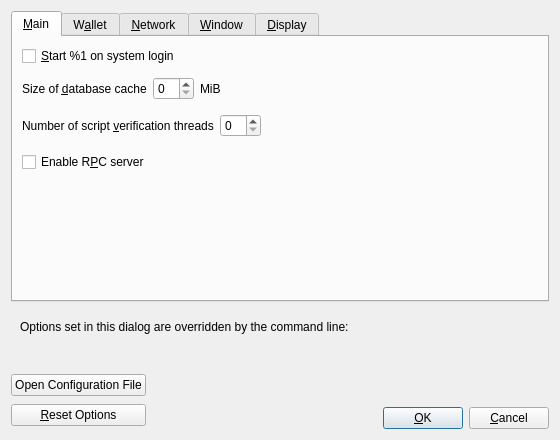
<?xml version="1.0" encoding="UTF-8"?>
<ui version="4.0">
 <class>OptionsDialog</class>
 <widget class="QDialog" name="OptionsDialog">
  <property name="geometry">
   <rect>
    <x>0</x>
    <y>0</y>
    <width>560</width>
    <height>440</height>
   </rect>
  </property>
  <property name="windowTitle">
   <string>Options</string>
  </property>
  <property name="modal">
   <bool>true</bool>
  </property>
  <layout class="QVBoxLayout" name="verticalLayout">
   <item>
    <widget class="QTabWidget" name="tabWidget">
     <property name="currentIndex">
      <number>0</number>
     </property>
     <widget class="QWidget" name="tabMain">
      <attribute name="title">
       <string>&amp;Main</string>
      </attribute>
      <layout class="QVBoxLayout" name="verticalLayout_Main">
       <item>
        <widget class="QCheckBox" name="bitcoinAtStartup">
         <property name="toolTip">
          <string>Automatically start %1 after logging in to the system.</string>
         </property>
         <property name="text">
          <string>&amp;Start %1 on system login</string>
         </property>
        </widget>
       </item>
       <item>
        <spacer name="horizontalSpacer_0_Main">
         <property name="orientation">
          <enum>Qt::Horizontal</enum>
         </property>
         <property name="sizeHint" stdset="0">
          <size>
           <width>40</width>
           <height>5</height>
          </size>
         </property>
        </spacer>
       </item>
       <item>
        <layout class="QHBoxLayout" name="horizontalLayout_2_Main">
         <item>
          <widget class="QLabel" name="databaseCacheLabel">
           <property name="toolTip">
            <string extracomment="Tooltip text for Options window setting that sets the size of the database cache. Explains the corresponding effects of increasing/decreasing this value.">Maximum database cache size. Make sure you have enough RAM. A larger cache can contribute to faster sync, after which the benefit is less pronounced for most use cases. Lowering the cache size will reduce memory usage. Unused mempool memory is shared for this cache.</string>
           </property>
           <property name="text">
            <string>Size of &amp;database cache</string>
           </property>
           <property name="textFormat">
            <enum>Qt::PlainText</enum>
           </property>
           <property name="buddy">
            <cstring>databaseCache</cstring>
           </property>
          </widget>
         </item>
         <item>
          <widget class="QSpinBox" name="databaseCache"/>
         </item>
         <item>
          <widget class="QLabel" name="databaseCacheUnitLabel">
           <property name="text">
            <string>MiB</string>
           </property>
           <property name="textFormat">
            <enum>Qt::PlainText</enum>
           </property>
          </widget>
         </item>
         <item>
          <spacer name="horizontalSpacer_2_Main">
           <property name="orientation">
            <enum>Qt::Horizontal</enum>
           </property>
           <property name="sizeHint" stdset="0">
            <size>
             <width>40</width>
             <height>20</height>
            </size>
           </property>
          </spacer>
         </item>
        </layout>
       </item>
       <item>
        <layout class="QHBoxLayout" name="horizontalLayout_Main_VerifyLabel">
         <item>
          <widget class="QLabel" name="threadsScriptVerifLabel">
           <property name="toolTip">
            <string extracomment="Tooltip text for Options window setting that sets the number of script verification threads. Explains that negative values mean to leave these many cores free to the system.">Set the number of script verification threads. Negative values correspond to the number of cores you want to leave free to the system.</string>
           </property>
           <property name="text">
            <string>Number of script &amp;verification threads</string>
           </property>
           <property name="textFormat">
            <enum>Qt::PlainText</enum>
           </property>
           <property name="buddy">
            <cstring>threadsScriptVerif</cstring>
           </property>
          </widget>
         </item>
         <item>
          <widget class="QSpinBox" name="threadsScriptVerif">
           <property name="toolTip">
            <string>(0 = auto, &lt;0 = leave that many cores free)</string>
           </property>
          </widget>
         </item>
         <item>
          <spacer name="horizontalSpacer_Main_Threads">
           <property name="orientation">
            <enum>Qt::Horizontal</enum>
           </property>
           <property name="sizeHint" stdset="0">
            <size>
             <width>40</width>
             <height>40</height>
            </size>
           </property>
          </spacer>
         </item>
        </layout>
       </item>
       <item>
        <widget class="QCheckBox" name="enableServer">
         <property name="toolTip">
          <string extracomment="Tooltip text for Options window setting that enables the RPC server.">This allows you or a third party tool to communicate with the node through command-line and JSON-RPC commands.</string>
         </property>
         <property name="text">
          <string extracomment="An Options window setting to enable the RPC server.">Enable R&amp;PC server</string>
         </property>
        </widget>
       </item>
       <item>
        <spacer name="verticalSpacer_Main">
         <property name="orientation">
          <enum>Qt::Vertical</enum>
         </property>
         <property name="sizeHint" stdset="0">
          <size>
           <width>20</width>
           <height>40</height>
          </size>
         </property>
        </spacer>
       </item>
      </layout>
     </widget>
     <widget class="QWidget" name="tabWallet">
      <attribute name="title">
       <string>W&amp;allet</string>
      </attribute>
      <layout class="QVBoxLayout" name="verticalLayout_Wallet">
       <item>
        <widget class="QCheckBox" name="subFeeFromAmount">
         <property name="toolTip">
          <string extracomment="Tooltip text for Options window setting that sets subtracting the fee from a sending amount as default.">Whether to set subtract fee from amount as default or not.</string>
         </property>
         <property name="text">
          <string extracomment="An Options window setting to set subtracting the fee from a sending amount as default.">Subtract &amp;fee from amount by default</string>
         </property>
        </widget>
       </item>
       <item>
        <widget class="QGroupBox" name="groupBox">
         <property name="title">
          <string>Expert</string>
         </property>
         <layout class="QVBoxLayout" name="verticalLayout_2">
          <item>
           <widget class="QCheckBox" name="coinControlFeatures">
            <property name="toolTip">
             <string>Whether to show coin control features or not.</string>
            </property>
            <property name="text">
             <string>Enable coin &amp;control features</string>
            </property>
           </widget>
          </item>
          <item>
           <widget class="QCheckBox" name="spendZeroConfChange">
            <property name="toolTip">
             <string>If you disable the spending of unconfirmed change, the change from a transaction cannot be used until that transaction has at least one confirmation. This also affects how your balance is computed.</string>
            </property>
            <property name="text">
             <string>&amp;Spend unconfirmed change</string>
            </property>
           </widget>
          </item>
          <item>
           <widget class="QCheckBox" name="m_enable_psbt_controls">
            <property name="text">
             <string extracomment="An options window setting to enable PSBT controls.">Enable &amp;PSBT controls</string>
            </property>
            <property name="toolTip">
             <string extracomment="Tooltip text for options window setting that enables PSBT controls.">Whether to show PSBT controls.</string>
            </property>
           </widget>
          </item>
         </layout>
        </widget>
       </item>
       <item>
        <widget class="QGroupBox" name="groupBoxHww">
         <property name="title">
          <string>External Signer (e.g. hardware wallet)</string>
         </property>
         <layout class="QVBoxLayout" name="verticalLayoutHww">
          <item>
           <layout class="QHBoxLayout" name="horizontalLayoutHww">
            <item>
             <widget class="QLabel" name="externalSignerPathLabel">
              <property name="text">
               <string>&amp;External signer script path</string>
              </property>
              <property name="buddy">
               <cstring>externalSignerPath</cstring>
              </property>
             </widget>
            </item>
            <item>
             <widget class="QLineEdit" name="externalSignerPath">
              <property name="toolTip">
               <string>Full path to a %1 compatible script (e.g. C:\Downloads\hwi.exe or /Users/you/Downloads/hwi.py). Beware: malware can steal your coins!</string>
              </property>
             </widget>
            </item>
           </layout>
          </item>
         </layout>
        </widget>
       </item>
       <item>
        <spacer name="verticalSpacer_Wallet">
         <property name="orientation">
          <enum>Qt::Vertical</enum>
         </property>
         <property name="sizeHint" stdset="0">
          <size>
           <width>20</width>
           <height>40</height>
          </size>
         </property>
        </spacer>
       </item>
      </layout>
     </widget>
     <widget class="QWidget" name="tabNetwork">
      <attribute name="title">
       <string>&amp;Network</string>
      </attribute>
      <layout class="QVBoxLayout" name="verticalLayout_Network">
       <item>
        <widget class="QCheckBox" name="mapPortNatpmp">
         <property name="toolTip">
          <string>Automatically open the Riecoin client port on the router. This only works when your router supports PCP or NAT-PMP and it is enabled. The external port could be random.</string>
         </property>
         <property name="text">
          <string>Map port using PCP or NA&amp;T-PMP</string>
         </property>
        </widget>
       </item>
       <item>
        <widget class="QCheckBox" name="allowIncoming">
         <property name="toolTip">
          <string>Accept connections from outside.</string>
         </property>
         <property name="text">
          <string>Allow incomin&amp;g connections</string>
         </property>
        </widget>
       </item>
       <item>
        <widget class="QCheckBox" name="connectSocks">
         <property name="toolTip">
          <string>Connect to the Riecoin network through a SOCKS5 proxy.</string>
         </property>
         <property name="text">
          <string>&amp;Connect through SOCKS5 proxy (default proxy):</string>
         </property>
        </widget>
       </item>
       <item>
        <layout class="QHBoxLayout" name="horizontalLayout_1_Network">
         <item>
          <widget class="QLabel" name="proxyIpLabel">
           <property name="text">
            <string>Proxy &amp;IP:</string>
           </property>
           <property name="textFormat">
            <enum>Qt::PlainText</enum>
           </property>
           <property name="buddy">
            <cstring>proxyIp</cstring>
           </property>
          </widget>
         </item>
         <item>
          <widget class="QValidatedLineEdit" name="proxyIp">
           <property name="minimumSize">
            <size>
             <width>140</width>
             <height>0</height>
            </size>
           </property>
           <property name="maximumSize">
            <size>
             <width>140</width>
             <height>16777215</height>
            </size>
           </property>
           <property name="toolTip">
            <string>IP address of the proxy (e.g. IPv4: 127.0.0.1 / IPv6: ::1)</string>
           </property>
          </widget>
         </item>
         <item>
          <widget class="QLabel" name="proxyPortLabel">
           <property name="text">
            <string>&amp;Port:</string>
           </property>
           <property name="textFormat">
            <enum>Qt::PlainText</enum>
           </property>
           <property name="buddy">
            <cstring>proxyPort</cstring>
           </property>
          </widget>
         </item>
         <item>
          <widget class="QLineEdit" name="proxyPort">
           <property name="minimumSize">
            <size>
             <width>55</width>
             <height>0</height>
            </size>
           </property>
           <property name="maximumSize">
            <size>
             <width>55</width>
             <height>16777215</height>
            </size>
           </property>
           <property name="toolTip">
            <string>Port of the proxy (e.g. 9050)</string>
           </property>
          </widget>
         </item>
         <item>
          <spacer name="horizontalSpacer_1_Network">
           <property name="orientation">
            <enum>Qt::Horizontal</enum>
           </property>
           <property name="sizeHint" stdset="0">
            <size>
             <width>40</width>
             <height>20</height>
            </size>
           </property>
          </spacer>
         </item>
        </layout>
       </item>
       <item>
        <layout class="QHBoxLayout" name="horizontalLayout_2_Network">
         <item>
          <widget class="QLabel" name="proxyActiveNets">
           <property name="text">
            <string>Used for reaching peers via:</string>
           </property>
           <property name="textFormat">
            <enum>Qt::PlainText</enum>
           </property>
          </widget>
         </item>
         <item>
          <widget class="QCheckBox" name="proxyReachIPv4">
           <property name="enabled">
            <bool>false</bool>
           </property>
           <property name="toolTip">
            <string>Shows if the supplied default SOCKS5 proxy is used to reach peers via this network type.</string>
           </property>
           <property name="text">
            <string/>
           </property>
          </widget>
         </item>
         <item>
          <widget class="QLabel" name="proxyReachIPv4Label">
           <property name="text">
            <string>IPv4</string>
           </property>
           <property name="textFormat">
            <enum>Qt::PlainText</enum>
           </property>
          </widget>
         </item>
         <item>
          <widget class="QCheckBox" name="proxyReachIPv6">
           <property name="enabled">
            <bool>false</bool>
           </property>
           <property name="toolTip">
            <string>Shows if the supplied default SOCKS5 proxy is used to reach peers via this network type.</string>
           </property>
           <property name="text">
            <string/>
           </property>
          </widget>
         </item>
         <item>
          <widget class="QLabel" name="proxyReachIPv6Label">
           <property name="text">
            <string>IPv6</string>
           </property>
           <property name="textFormat">
            <enum>Qt::PlainText</enum>
           </property>
          </widget>
         </item>
         <item>
          <widget class="QCheckBox" name="proxyReachTor">
           <property name="enabled">
            <bool>false</bool>
           </property>
           <property name="toolTip">
            <string>Shows if the supplied default SOCKS5 proxy is used to reach peers via this network type.</string>
           </property>
           <property name="text">
            <string/>
           </property>
          </widget>
         </item>
         <item>
          <widget class="QLabel" name="proxyReachTorLabel">
           <property name="text">
            <string>Tor</string>
           </property>
           <property name="textFormat">
            <enum>Qt::PlainText</enum>
           </property>
          </widget>
         </item>
         <item>
          <spacer name="horizontalSpacer_2_Network">
           <property name="orientation">
            <enum>Qt::Horizontal</enum>
           </property>
           <property name="sizeHint" stdset="0">
            <size>
             <width>40</width>
             <height>20</height>
            </size>
           </property>
          </spacer>
         </item>
        </layout>
       </item>
       <item>
        <widget class="QCheckBox" name="connectSocksTor">
         <property name="toolTip">
          <string>Connect to the Riecoin network through a separate SOCKS5 proxy for Tor onion services.</string>
         </property>
         <property name="text">
          <string>Use separate SOCKS&amp;5 proxy to reach peers via Tor onion services:</string>
         </property>
        </widget>
       </item>
       <item>
        <layout class="QHBoxLayout" name="horizontalLayout_3_Network">
         <item>
          <widget class="QLabel" name="proxyIpTorLabel">
           <property name="text">
            <string>Proxy &amp;IP:</string>
           </property>
           <property name="textFormat">
            <enum>Qt::PlainText</enum>
           </property>
           <property name="buddy">
            <cstring>proxyIpTor</cstring>
           </property>
          </widget>
         </item>
         <item>
          <widget class="QValidatedLineEdit" name="proxyIpTor">
           <property name="minimumSize">
            <size>
             <width>140</width>
             <height>0</height>
            </size>
           </property>
           <property name="maximumSize">
            <size>
             <width>140</width>
             <height>16777215</height>
            </size>
           </property>
           <property name="toolTip">
            <string>IP address of the proxy (e.g. IPv4: 127.0.0.1 / IPv6: ::1)</string>
           </property>
          </widget>
         </item>
         <item>
          <widget class="QLabel" name="proxyPortTorLabel">
           <property name="text">
            <string>&amp;Port:</string>
           </property>
           <property name="textFormat">
            <enum>Qt::PlainText</enum>
           </property>
           <property name="buddy">
            <cstring>proxyPortTor</cstring>
           </property>
          </widget>
         </item>
         <item>
          <widget class="QLineEdit" name="proxyPortTor">
           <property name="minimumSize">
            <size>
             <width>55</width>
             <height>0</height>
            </size>
           </property>
           <property name="maximumSize">
            <size>
             <width>55</width>
             <height>16777215</height>
            </size>
           </property>
           <property name="toolTip">
            <string>Port of the proxy (e.g. 9050)</string>
           </property>
          </widget>
         </item>
         <item>
          <spacer name="horizontalSpacer_4_Network">
           <property name="orientation">
            <enum>Qt::Horizontal</enum>
           </property>
           <property name="sizeHint" stdset="0">
            <size>
             <width>40</width>
             <height>20</height>
            </size>
           </property>
          </spacer>
         </item>
        </layout>
       </item>
       <item>
        <spacer name="verticalSpacer_Network">
         <property name="orientation">
          <enum>Qt::Vertical</enum>
         </property>
         <property name="sizeHint" stdset="0">
          <size>
           <width>20</width>
           <height>40</height>
          </size>
         </property>
        </spacer>
       </item>
      </layout>
     </widget>
     <widget class="QWidget" name="tabWindow">
      <attribute name="title">
       <string>&amp;Window</string>
      </attribute>
      <layout class="QVBoxLayout" name="verticalLayout_Window">
       <item>
        <widget class="QCheckBox" name="showTrayIcon">
         <property name="toolTip">
          <string>Show the icon in the system tray.</string>
         </property>
         <property name="text">
          <string>&amp;Show tray icon</string>
         </property>
         <property name="checked">
          <bool>true</bool>
         </property>
        </widget>
       </item>
       <item>
        <widget class="QCheckBox" name="minimizeToTray">
         <property name="toolTip">
          <string>Show only a tray icon after minimizing the window.</string>
         </property>
         <property name="text">
          <string>&amp;Minimize to the tray instead of the taskbar</string>
         </property>
        </widget>
       </item>
       <item>
        <widget class="QCheckBox" name="minimizeOnClose">
         <property name="toolTip">
          <string>Minimize instead of exit the application when the window is closed. When this option is enabled, the application will be closed only after selecting Exit in the menu.</string>
         </property>
         <property name="text">
          <string>M&amp;inimize on close</string>
         </property>
        </widget>
       </item>
       <item>
        <spacer name="verticalSpacer_Window">
         <property name="orientation">
          <enum>Qt::Vertical</enum>
         </property>
         <property name="sizeHint" stdset="0">
          <size>
           <width>20</width>
           <height>40</height>
          </size>
         </property>
        </spacer>
       </item>
      </layout>
     </widget>
     <widget class="QWidget" name="tabDisplay">
      <attribute name="title">
       <string>&amp;Display</string>
      </attribute>
      <layout class="QVBoxLayout" name="verticalLayout_Display">
       <item>
        <layout class="QHBoxLayout" name="horizontalLayout_1_Display">
         <item>
          <widget class="QLabel" name="langLabel">
           <property name="text">
            <string>User Interface &amp;language:</string>
           </property>
           <property name="textFormat">
            <enum>Qt::PlainText</enum>
           </property>
           <property name="buddy">
            <cstring>lang</cstring>
           </property>
          </widget>
         </item>
         <item>
          <widget class="QValueComboBox" name="lang">
           <property name="toolTip">
            <string>The user interface language can be set here. This setting will take effect after restarting %1.</string>
           </property>
          </widget>
         </item>
        </layout>
       </item>
       <item>
        <layout class="QHBoxLayout" name="horizontalLayout_3_Display">
         <item>
          <widget class="QLabel" name="thirdPartyTxUrlsLabel">
           <property name="toolTip">
            <string>Third-party URLs (e.g. a block explorer) that appear in the transactions tab as context menu items. %s in the URL is replaced by transaction hash. Multiple URLs are separated by vertical bar |.</string>
           </property>
           <property name="text">
            <string>&amp;Third-party transaction URLs</string>
           </property>
           <property name="buddy">
            <cstring>thirdPartyTxUrls</cstring>
           </property>
          </widget>
         </item>
         <item>
          <widget class="QLineEdit" name="thirdPartyTxUrls">
           <property name="toolTip">
            <string>Third-party URLs (e.g. a block explorer) that appear in the transactions tab as context menu items. %s in the URL is replaced by transaction hash. Multiple URLs are separated by vertical bar |.</string>
           </property>
           <property name="placeholderText">
            <string notr="true">https://example.com/tx/%s</string>
           </property>
          </widget>
         </item>
        </layout>
       </item>
       <item>
        <layout class="QHBoxLayout" name="horizontalLayout_4_Display">
         <item>
          <widget class="QLabel" name="moneyFontLabel">
           <property name="text">
            <string>Font in the Overview tab: </string>
           </property>
           <property name="buddy">
            <cstring>moneyFont</cstring>
           </property>
          </widget>
         </item>
         <item>
          <widget class="QComboBox" name="moneyFont"/>
         </item>
         <item>
          <widget class="QLabel" name="moneyFont_preview">
           <property name="text">
            <string notr="true">111.11111111 BTC
909.09090909 BTC</string>
           </property>
          </widget>
         </item>
        </layout>
       </item>
       <item>
        <spacer name="verticalSpacer_Display">
         <property name="orientation">
          <enum>Qt::Vertical</enum>
         </property>
         <property name="sizeHint" stdset="0">
          <size>
           <width>20</width>
           <height>40</height>
          </size>
         </property>
        </spacer>
       </item>
      </layout>
     </widget>
    </widget>
   </item>
   <item>
    <widget class="QFrame" name="frame">
     <layout class="QVBoxLayout" name="verticalLayout_Bottom">
      <item>
       <layout class="QHBoxLayout" name="horizontalLayout_Bottom">
        <item>
         <widget class="QLabel" name="overriddenByCommandLineInfoLabel">
          <property name="text">
           <string>Options set in this dialog are overridden by the command line:</string>
          </property>
          <property name="textFormat">
           <enum>Qt::PlainText</enum>
          </property>
         </widget>
        </item>
        <item>
         <spacer name="horizontalSpacer_Bottom">
          <property name="orientation">
           <enum>Qt::Horizontal</enum>
          </property>
          <property name="sizeHint" stdset="0">
           <size>
            <width>40</width>
            <height>20</height>
           </size>
          </property>
         </spacer>
        </item>
       </layout>
      </item>
      <item>
       <widget class="QLabel" name="overriddenByCommandLineLabel">
        <property name="text">
         <string/>
        </property>
        <property name="textFormat">
         <enum>Qt::PlainText</enum>
        </property>
        <property name="wordWrap">
         <bool>true</bool>
        </property>
       </widget>
      </item>
     </layout>
    </widget>
   </item>
   <item>
    <layout class="QHBoxLayout" name="horizontalLayout_Buttons">
     <item>
      <layout class="QVBoxLayout" name="verticalLayout_Buttons">
       <item>
        <widget class="QPushButton" name="openBitcoinConfButton">
         <property name="toolTip">
          <string>Open the %1 configuration file from the working directory.</string>
         </property>
         <property name="text">
          <string>Open Configuration File</string>
         </property>
         <property name="autoDefault">
          <bool>false</bool>
         </property>
        </widget>
       </item>
       <item>
        <widget class="QPushButton" name="resetButton">
         <property name="toolTip">
          <string>Reset all client options to default.</string>
         </property>
         <property name="text">
          <string>&amp;Reset Options</string>
         </property>
         <property name="autoDefault">
          <bool>false</bool>
         </property>
        </widget>
       </item>
      </layout>
     </item>
     <item>
      <spacer name="horizontalSpacer_1">
       <property name="orientation">
        <enum>Qt::Horizontal</enum>
       </property>
       <property name="sizeHint" stdset="0">
        <size>
         <width>40</width>
         <height>48</height>
        </size>
       </property>
      </spacer>
     </item>
     <item>
      <widget class="QLabel" name="statusLabel">
       <property name="minimumSize">
        <size>
         <width>200</width>
         <height>0</height>
        </size>
       </property>
       <property name="font">
        <font>
         <weight>75</weight>
         <bold>true</bold>
        </font>
       </property>
       <property name="text">
        <string/>
       </property>
       <property name="textFormat">
        <enum>Qt::PlainText</enum>
       </property>
       <property name="wordWrap">
        <bool>true</bool>
       </property>
      </widget>
     </item>
     <item>
      <spacer name="horizontalSpacer_2">
       <property name="orientation">
        <enum>Qt::Horizontal</enum>
       </property>
       <property name="sizeHint" stdset="0">
        <size>
         <width>40</width>
         <height>48</height>
        </size>
       </property>
      </spacer>
     </item>
     <item>
      <layout class="QVBoxLayout" name="verticalLayout_4">
       <item>
        <spacer name="verticalSpacer">
         <property name="orientation">
          <enum>Qt::Vertical</enum>
         </property>
         <property name="sizeHint" stdset="0">
          <size>
           <width>20</width>
           <height>40</height>
          </size>
         </property>
        </spacer>
       </item>
       <item>
        <layout class="QHBoxLayout" name="horizontalLayout">
         <item>
          <widget class="QPushButton" name="okButton">
           <property name="text">
            <string>&amp;OK</string>
           </property>
           <property name="autoDefault">
            <bool>false</bool>
           </property>
           <property name="default">
            <bool>true</bool>
           </property>
          </widget>
         </item>
         <item>
          <widget class="QPushButton" name="cancelButton">
           <property name="text">
            <string>&amp;Cancel</string>
           </property>
           <property name="autoDefault">
            <bool>false</bool>
           </property>
          </widget>
         </item>
        </layout>
       </item>
      </layout>
     </item>
    </layout>
   </item>
  </layout>
 </widget>
 <customwidgets>
  <customwidget>
   <class>QValidatedLineEdit</class>
   <extends>QLineEdit</extends>
   <header>qt/qvalidatedlineedit.h</header>
  </customwidget>
  <customwidget>
   <class>QValueComboBox</class>
   <extends>QComboBox</extends>
   <header>qt/qvaluecombobox.h</header>
  </customwidget>
 </customwidgets>
 <resources/>
 <connections/>
</ui>
